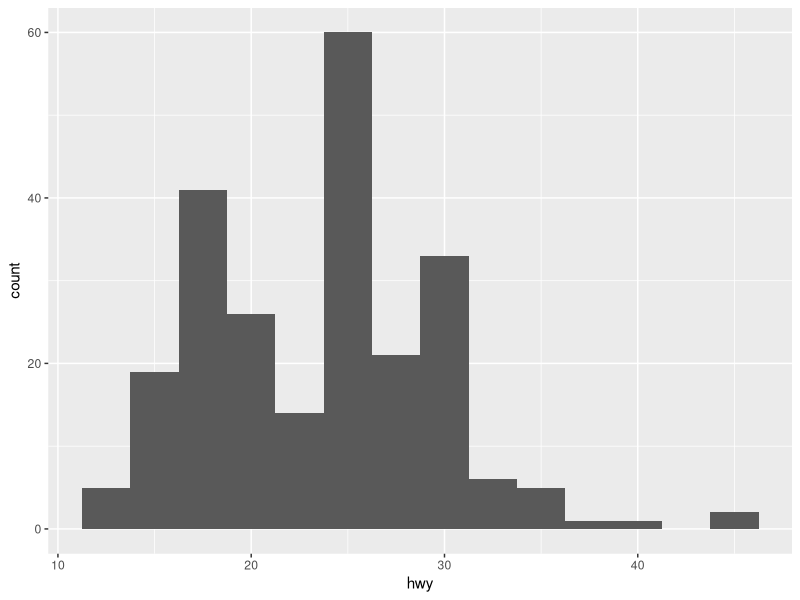

Reproduce this figure in R.
# 加载ggplot2绘图包
library("ggplot2")
# 设置工作路径
setwd("D:\\softwares\\applied statistics\\rcodelearning\\chap18\\sourcecode")
# 指定数据，和横纵轴变量，以及几何对象
p <- ggplot(mpg, aes(hwy)) +
    geom_histogram(binwidth = 2.5)
# 保存文件
ggsave("../codeimage/code12.pdf")
# 保存工作空间
save.image("R12.RData")
